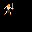

The image is a tile-based game level rendered from a .tmx file. Its description and complete source (layers, tilesets, objects, tile grids) follow:
An orthogonal 2x2 tile map with 16x16 px tiles, 1 tile layer (Tile Layer 1), 2 tilesets.

<map version="1.0" orientation="orthogonal" renderorder="right-down" width="2" height="2" tilewidth="16" tileheight="16" nextobjectid="1">
 <tileset firstgid="1" name="tiny_dungeon_world" tilewidth="16" tileheight="16" tilecount="304" columns="16">
  <image source="../tiny_dungeon_world.png" width="256" height="304" />
  <tile id="4">
   <animation>
    <frame tileid="4" duration="100" />
    <frame tileid="20" duration="100" />
   </animation>
  </tile>
  <tile id="112">
   <animation>
    <frame tileid="267" duration="100" />
    <frame tileid="268" duration="100" />
    <frame tileid="269" duration="100" />
   </animation>
  </tile>
  <tile id="261">
   <animation>
    <frame tileid="261" duration="100" />
    <frame tileid="262" duration="100" />
   </animation>
  </tile>
 </tileset>
 <tileset firstgid="305" name="tiny_dungeon_monsters" tilewidth="16" tileheight="16" tilecount="512" columns="16">
  <image source="../tiny_dungeon_monsters.png" width="256" height="512" />
  <tile id="4">
   <animation>
    <frame tileid="4" duration="100" />
    <frame tileid="20" duration="100" />
   </animation>
  </tile>
 </tileset>
 <layer name="Tile Layer 1" width="2" height="2">
  <data encoding="csv">
309,0,
0,0
</data>
 </layer>
</map>
